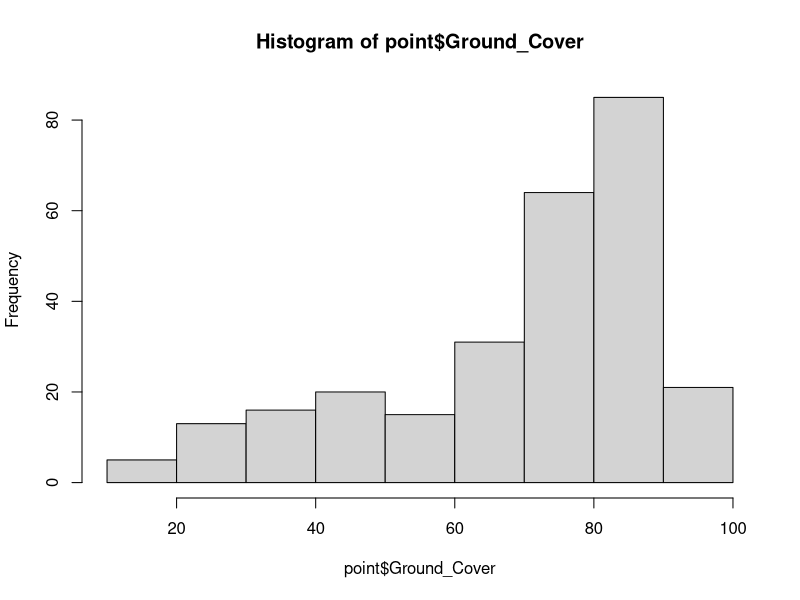
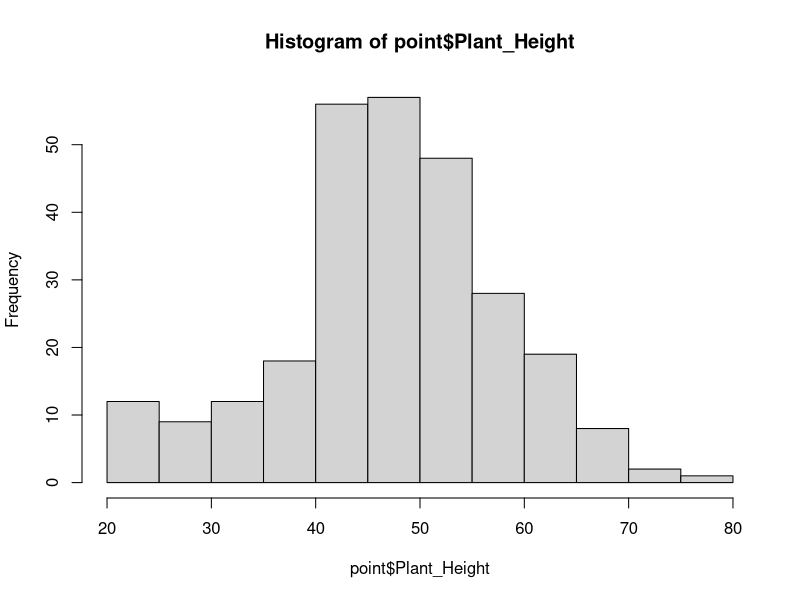

Generate these figures, in order, with R: (Note: this script raises an error after producing the figures.)
options(scipen = 999)

#Libraries----

library("dplyr")
library('vegan')



#Data----
point <- read.csv("01. Data/Point_Data.csv")
head(point);dim(point)

field <- read.csv("01. Data/Survey_Data.csv")
head(field);dim(field)

morpho <- read.csv("01. Data/Morphospecies_Data.csv")
head(morpho);dim(morpho)

obs <- read.csv("01. Data/Observation_Data.csv")
head(obs);dim(obs)


#Prepping data----

##Removing unneeded columns----

summary(obs)
obs <- obs[,-which(names(obs) =="Notes")]

summary(morpho)
morpho <- morpho[,-which(names(morpho)=='NOTES')]
morpho <- morpho[,-which(names(morpho)=='In_Database')]
morpho <- morpho[,-which(names(morpho)=='Duplicates')]

summary(point)
point <- point[,-which(names(point)=='X_Cor')]
point <- point[,-which(names(point)=='Y_Cor')]

summary(field)
field <- field[,-which(names(field)=='Notes')]
field <- field[,-c(7:16)]
field <- field[,-which(names(field) =="NDVIsum_Field")] 
field <- field[,-which(names(field) =="Potato_Varient_1")] 
field <- field[,-which(names(field) =="Potato_Varient_2")] 

table(field$X500m_Prop_Build) #high proportion of zeros makes it unsuitable for modelling 
field <- field[,-which(names(field) =="X500m_Prop_Build")]

table(field$X500m_Prop_Nat_Graze) #high proportion of zeros makes it unsuitable for modelling
field <- field[,-which(names(field) =="X500m_Prop_Nat_Graze")]

table(field$X500m_Prop_Water)
table(field$X500m_Prop_Crops)

table(field$X1km_Prop_Build)#Not enough variation in data - unsuitable for modelling
field <- field[,-which(names(field) =="X1km_Prop_Build")]

table(field$X1km_Prop_Nat)#high proportion of zeros makes it unsuitable for modelling 
field <- field[,-which(names(field) =="X1km_Prop_Nat")]

table(field$X1km_Prop_Water)
table(field$X1km_Prop_Crops)
table(field$X1km_Prop_Nat_Graze) #high proportion of zeros makes it unsuitable for modelling 
field <- field[,-which(names(field) =="X1km_Prop_Nat_Graze")]

hist(point$Ground_Cover)
hist(point$Plant_Height)

#CORRELATION TO DO----

##Merging data bases----

variables <- data.frame(Site = point$Site,Height = point$Plant_Height,GC = point$Ground_Cover,Position = point$Spatial_Position,ID = point$Survey_Field)

variables <- merge(variables,field, by = "ID")

head(variables);dim(variables)

variables <- variables %>% dplyr::select(ID,Site,Field,Height, GC, Position,Day_Sampled,Crop_Age_Days,Field_Area_m2,X1km_Prop_Water,NDVImean_Field,NDVIsum_1km)


invert <- data.frame(ID = obs$Site,Morphospecies = obs$Morphospecies)

invert <- merge(invert,morpho,by = "Morphospecies")
head(invert);dim(invert)


##removing wasps, Lepidoptera and serpintine leaf miner
dim(invert)

length(invert$Trophic[invert$Trophic == 'Parasite'])
invert <- invert[invert$Trophic != 'Parasite',]

table(invert$Order)
length(invert$Trophic[invert$Order == 'Lepidoptera'])
invert <- invert[invert$Order != 'Lepidoptera',]

length(invert$Morphospecies[invert$Morphospecies == 'Serpintine_Leaf_Miner'])
invert <- invert[invert$Morphospecies != 'Serpintine_Leaf_Miner',]


##Removing first survey observations----
#diversity measures taken weren't reliable so excluded from analysis

head(variables);dim(variables)

length(variables$ID[variables$ID == 'S1_F3'])
variables <- variables[variables$ID != 'S1_F3',]

head(invert)

dim(invert)

invert <- invert[!grepl("^S1", invert$ID), ]

#Diversity measures for modelling----

##Richness----

head(invert);dim(invert)
head(variables);dim(variables)
head(richness);dim(richness)

###Araneae

names(invert)[names(invert) == "ID"] <- "Site"

richness <- aggregate(Morphospecies ~ Site, data = invert[invert$Order == "Araneae",], FUN = function(x) length(unique(x)))

variables <- merge(variables,richness, by = "Site",all.x = T)
names(variables)[names(variables) == "Morphospecies"] <- "Richness_A"
variables$Richness_A[is.na(variables$Richness_A)] <- 0

dev.new(height=20,width=20,dpi=80,pointsize=14,noRStudioGD = T)
hist(variables$Richness_A)

dev.new(height=20,width=40,dpi=80,pointsize=14,noRStudioGD = T)
plot(as.factor(variables$Site), variables$Richness_A, type = "p", xlab = "Site", ylab = "Richness (spiders)",)

###Hemieptera

richness <- aggregate(Morphospecies ~ Site, data = invert[invert$Order == "Hemiptera",], FUN = function(x) length(unique(x)))

variables <- merge(variables,richness, by = "Site",all.x = T)
names(variables)[names(variables) == "Morphospecies"] <- "Richness_H"
variables$Richness_H[is.na(variables$Richness_H)] <- 0

dev.new(height=20,width=20,dpi=80,pointsize=14,noRStudioGD = T)
hist(variables$Richness_H)

dev.new(height=20,width=40,dpi=80,pointsize=14,noRStudioGD = T)
plot(as.factor(variables$Site), variables$Richness_H, type = "p", xlab = "Site", ylab = "Richness (True Bugs)",)

###Coleoptera

richness <- aggregate(Morphospecies ~ Site, data = invert[invert$Order == "Coleoptera",], FUN = function(x) length(unique(x)))

variables <- merge(variables,richness, by = "Site",all.x = T)
names(variables)[names(variables) == "Morphospecies"] <- "Richness_C"
variables$Richness_C[is.na(variables$Richness_C)] <- 0

dev.new(height=20,width=20,dpi=80,pointsize=14,noRStudioGD = T)
hist(variables$Richness_C)

dev.new(height=20,width=40,dpi=80,pointsize=14,noRStudioGD = T)
plot(as.factor(variables$Site), variables$Richness_C, type = "p", xlab = "Site", ylab = "Richness (Beetles)",)

##Diversity (Inverse Simpson's diversity index)----

#creating abundance matrixs
table(invert$Order)


diversity(x = invert[which(invert$Order=='Araneae'),] )


dim(invert[which(invert$Order=='Araneae'),])
###Araneae

Araneae <- invert[which(invert$Order=='Araneae'),]
head(Araneae);dim(Araneae)
Araneae_matrix <- table(Araneae$Site, Araneae$Morphospecies)
head(Araneae_matrix);dim(Araneae_matrix)

Araneae_diversity<-diversity(Araneae_matrix, index = "invsimpson")
Araneae_diversity<-data.frame(Site = names(Araneae_diversity), Diversity_A = as.numeric(Araneae_diversity))
head(Araneae_diversity);dim(Araneae_diversity)
variables <- merge(variables,Araneae_diversity, by = "Site",all.x = T)
head(variables);dim(variables)
variables$Diversity_A[is.na(variables$Diversity_A)] <- 0.000001

dev.new(height=20,width=20,dpi=80,pointsize=14,noRStudioGD = T)
hist(variables$Diversity_A)

dev.new(height=20,width=40,dpi=80,pointsize=14,noRStudioGD = T)
plot(as.factor(variables$Site), variables$Diversity_A, type = "p", xlab = "Site", ylab = "Diversity (spiders)",)

###Hemieptera

Hemiptera <- invert[which(invert$Order=='Hemiptera'),]
head(Hemiptera);dim(Hemiptera)
Hemiptera_matrix <- table(Hemiptera$Site, Hemiptera$Morphospecies)
head(Hemiptera_matrix);dim(Hemiptera_matrix)

Hemiptera_diversity<-diversity(Hemiptera_matrix, index = "invsimpson")
Hemiptera_diversity<-data.frame(Site = names(Hemiptera_diversity), Diversity_H = as.numeric(Hemiptera_diversity))
head(Hemiptera_diversity);dim(Hemiptera_diversity)
variables <- merge(variables,Hemiptera_diversity, by = "Site",all.x = T)
head(variables);dim(variables)
variables$Diversity_H[is.na(variables$Diversity_H)] <- 0.000001

dev.new(height=20,width=20,dpi=80,pointsize=14,noRStudioGD = T)
hist(variables$Diversity_H)

dev.new(height=20,width=40,dpi=80,pointsize=14,noRStudioGD = T)
plot(as.factor(variables$Site), variables$Diversity_H, type = "p", xlab = "Site", ylab = "Diversity (true bugs)",)


###Coleoptera

Coleoptera <- invert[which(invert$Order=='Coleoptera'),]
head(Coleoptera);dim(Coleoptera)
Coleoptera_matrix <- table(Coleoptera$Site, Coleoptera$Morphospecies)
head(Coleoptera_matrix);dim(Coleoptera_matrix)

Coleoptera_diversity<-diversity(Coleoptera_matrix, index = "invsimpson")
Coleoptera_diversity<-data.frame(Site = names(Coleoptera_diversity), Diversity_C = as.numeric(Coleoptera_diversity))
head(Coleoptera_diversity);dim(Coleoptera_diversity)
variables <- merge(variables,Coleoptera_diversity, by = "Site",all.x = T)
head(variables);dim(variables)
variables$Diversity_C[is.na(variables$Diversity_C)] <- 0.000001

dev.new(height=20,width=20,dpi=80,pointsize=14,noRStudioGD = T)
hist(variables$Diversity_C)

dev.new(height=20,width=40,dpi=80,pointsize=14,noRStudioGD = T)
plot(as.factor(variables$Site), variables$Diversity_C, type = "p", xlab = "Site", ylab = "Diversity (beetles)",)

##Community Composition----

###Araneae

Araneae_matrix2 <- as.matrix(Araneae_matrix)
str(Araneae_matrix2)
storage.mode(Araneae_matrix2) <- "numeric"  # Forces values to be numeric, not integer

pca_A<-prcomp(Araneae_matrix2,scale = T)
summary(pca_A)
pov_A <- summary(pca_A)$importance[2,]

dev.new(height=20,width=20,dpi=80,pointsize=14,noRStudioGD = T)
plot(x=1:length(pov_A),y=pov_A,ylab="Propotion Varience Explained",xlab="Components",type="h",las=1)

###Hemieptera

Hemiptera_matrix2 <- as.matrix(Hemiptera_matrix)
str(Hemiptera_matrix2)
storage.mode(Hemiptera_matrix2) <- "numeric"  # Forces values to be numeric, not integer

pca_H<-prcomp(Hemiptera_matrix2,scale = T)
summary(pca_H)
pov_H <- summary(pca_H)$importance[2,]

dev.new(height=20,width=20,dpi=80,pointsize=14,noRStudioGD = T)
plot(x=1:length(pov_H),y=pov_H,ylab="Propotion Varience Explained",xlab="Components",type="h",las=1)

###Coleoptera

Coleoptera_matrix2 <- as.matrix(Coleoptera_matrix)
str(Coleoptera_matrix2)
storage.mode(Coleoptera_matrix2) <- "numeric"  # Forces values to be numeric, not integer

pca_C<-prcomp(Coleoptera_matrix2,scale = T)
summary(pca_C)
pov_C <- summary(pca_C)$importance[2,]

dev.new(height=20,width=20,dpi=80,pointsize=14,noRStudioGD = T)
plot(x=1:length(pov_C),y=pov_C,ylab="Propotion Varience Explained",xlab="Components",type="h",las=1)

##Beta Diversity 

###Araneae

###Hemieptera

###Coleoptera


  #Beta Diversity -> araneae, hemi, coleoptera
  ###Araneae
  
  ###Hemieptera
  
  ###Coleoptera
  #Functional abundance
    #araneae - hunting type
    #hemi - size and trophic
    #coleoptera - size and trophic

#Then need to check all these calculations for spatial autocorrelation
#Don't forget to remove all the cordinates etc. after this 
